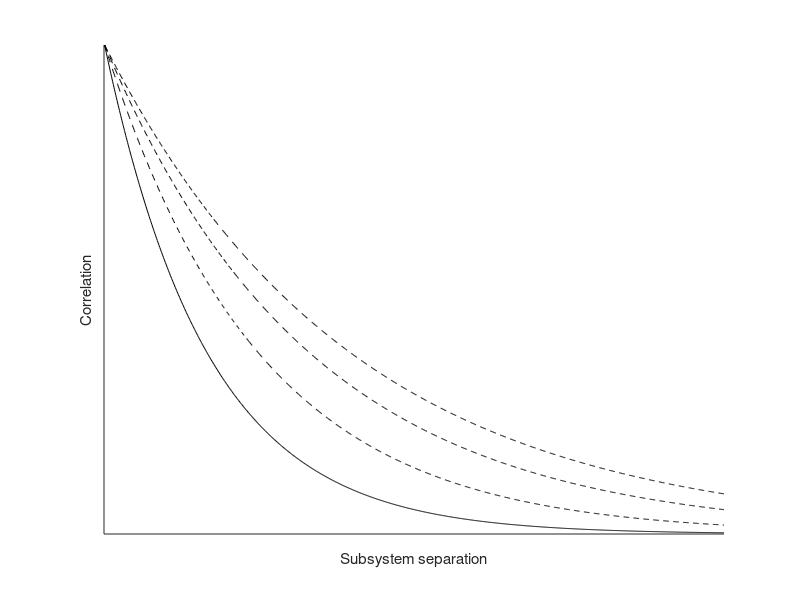

Write the MATLAB code that produced this figure. (Note: this script raises an error after producing the figure.)
plot(1./exp(linspace(0,6,1000)),'k'); hold on
plot(1./exp(linspace(0,4,1000)),'k--'); hold on
plot(1./exp(linspace(0,3,1000)),'k--'); hold on
plot(1./exp(linspace(0,2.5,1000)),'k--'); hold on
set(gca,'xtick',[])
set(gca,'xticklabel',[])
set(gca,'ytick',[])
set(gca,'yticklabel',[])
xlabel('Subsystem separation')
ylabel('Correlation')
box off
ax = gca;
ax.FontSize = 20;

X = [0.3 .5];
Y = [.4   0.4];
annotation('arrow',X,Y);

outerpos = ax.OuterPosition;
ti = ax.TightInset;
left = outerpos(1) + ti(1);
bottom = outerpos(2) + ti(2);
ax_width = outerpos(3) - ti(1) - ti(3);
ax_height = outerpos(4) - ti(2) - ti(4);
ax.Position = [left bottom ax_width ax_height];

% inset plot
axes('Position',[.7 .7 .25 .25])
box on
x2 = [-3:.1:3];
y2 = normpdf(x2,0,0.6);
plot(x2,y2,'k')
set(gca,'xtick',[])
set(gca,'xticklabel',[])
set(gca,'ytick',[])
set(gca,'yticklabel',[])
xlabel('Mean firing rate')
ylabel('Probability')

ax = gca;
ax.FontSize = 20;